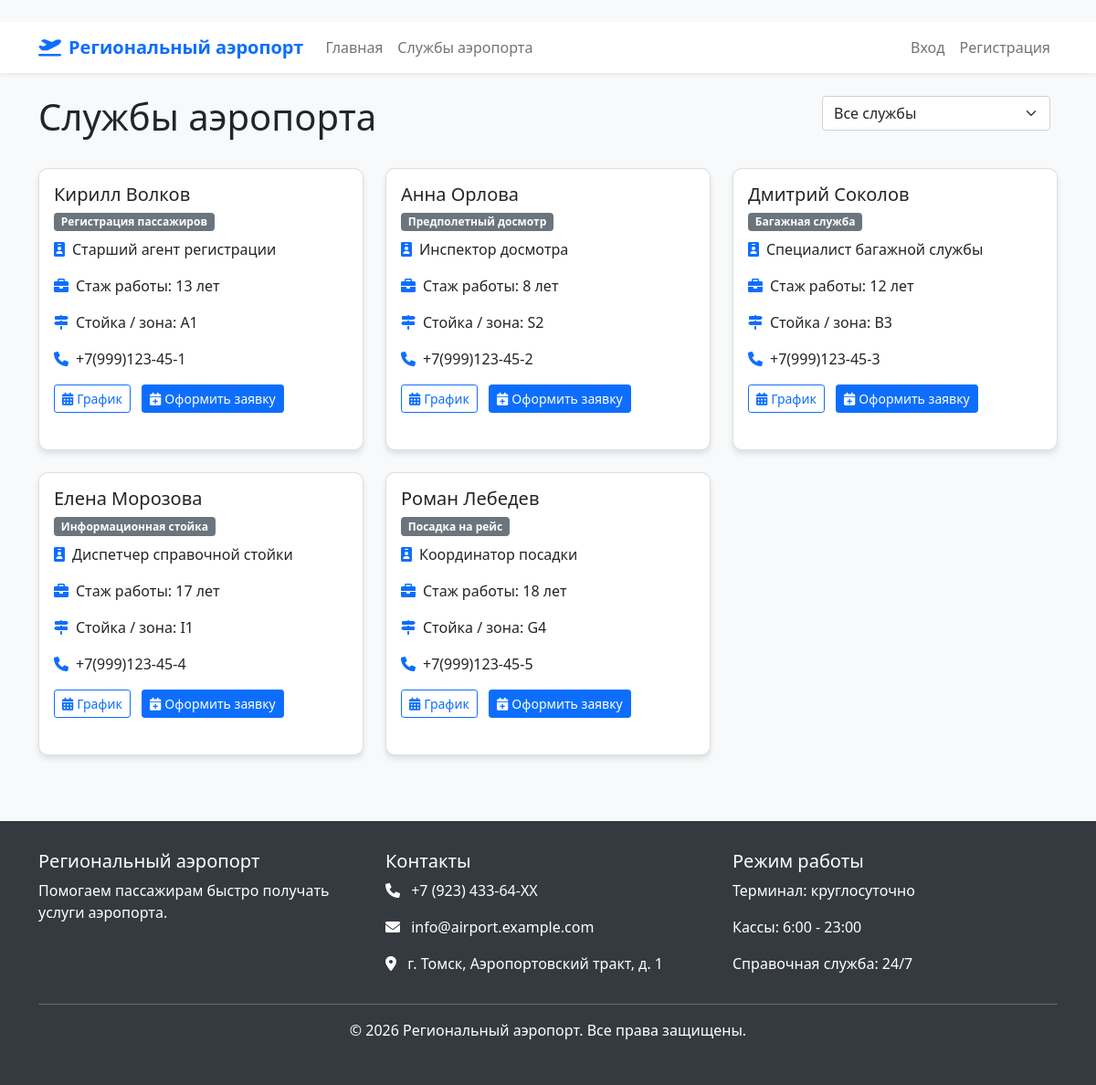
Page /services/ on the committed database.
### airport_app/models.py (models this page shows, shortened)
class Doctor(models.Model):
    SPECIALIZATION_CHOICES = [
        ('регистрация', 'Регистрация пассажиров'),
        ('досмотр', 'Предполетный досмотр'),
        ('багаж', 'Багажная служба'),
        ('информация', 'Информационная стойка'),
        ('посадка', 'Посадка на рейс'),
        ('грузовой терминал', 'Грузовой терминал'),
        ('медпункт', 'Медпункт аэропорта'),
        ('vip-зал', 'VIP-зал'),
        ('транспорт', 'Наземный транспорт'),
        ('авиакасса', 'Авиакасса'),
    ]
    user = models.OneToOneField(User, on_delete=models.CASCADE, related_name='doctor')
    specialization = models.CharField(max_length=50, choices=SPECIALIZATION_CHOICES)
    qualification = models.CharField(max_length=255)
    experience = models.PositiveIntegerField(help_text="Стаж работы в годах")
    office_number = models.CharField(max_length=10)
    phone_number = models.CharField(max_length=15)
    is_active = models.BooleanField(default=True)
    class Meta:
        verbose_name = "Сотрудник аэропорта"
        verbose_name_plural = "Сотрудники аэропорта"

### airport_app/views.py (the view)
# urls.py: path('services/', views.doctor_list, name='doctor_list'),
def doctor_list(request):
    specialization = request.GET.get('specialization', '')
    doctors = Doctor.objects.filter(is_active=True)
    if specialization:
        doctors = doctors.filter(specialization=specialization)
    active_specializations = set(Doctor.objects.filter(is_active=True).values_list('specialization', flat=True).distinct())
    specializations = [
        {'value': value, 'label': label}
        for value, label in Doctor.SPECIALIZATION_CHOICES
        if value in active_specializations
    ]
    context = {
        'doctors': doctors,
        'specializations': specializations,
        'selected_specialization': specialization,
    }
    return render(request, 'airport_app/doctor_list.html', context)

### airport_app/templates/airport_app/doctor_list.html (shortened to what this page needs)
﻿{% extends 'airport_app/base.html' %}
{% block content %}
<div class="d-flex justify-content-between align-items-center mb-4">
    <h1>Службы аэропорта</h1>
    <div>
        <form method="get" class="d-flex">
            <select name="specialization" class="form-select me-2" onchange="this.form.submit()">
                <option value="">Все службы</option>
            </select>
        </form>
    </div>
</div>
<div class="row">
    {% for doctor in doctors %}
    <div class="col-md-6 col-lg-4 mb-4">
        <div class="card doctor-card h-100">
            <div class="card-body">
                <h5 class="card-title">{{ doctor.user.get_full_name }}</h5>
                <span class="badge badge-specialization mb-2">{{ doctor.get_specialization_display }}</span>
                <p class="card-text">
                    <i class="fas fa-id-badge me-2 text-primary"></i>{{ doctor.qualification }}
                </p>
                <p class="card-text">
                    <i class="fas fa-briefcase me-2 text-primary"></i>Стаж работы: {{ doctor.experience }} лет
                </p>
                <p class="card-text">
                    <i class="fas fa-map-signs me-2 text-primary"></i>Стойка / зона: {{ doctor.office_number }}
                </p>
                <p class="card-text">
                    <i class="fas fa-phone me-2 text-primary"></i>{{ doctor.phone_number }}
                </p>
                <div class="mt-3">
                    <a href="{% url 'doctor_schedule' doctor.id %}" class="btn btn-outline-primary btn-sm me-2">
                        <i class="fas fa-calendar-alt me-1"></i>График
                    </a>
                    <a href="{% url 'create_appointment' doctor.id %}" class="btn btn-primary btn-sm">
                        <i class="fas fa-calendar-plus me-1"></i>Оформить заявку
                    </a>
                </div>
            </div>
        </div>
    </div>
    {% empty %}
    <div class="col-12">
        <div class="alert alert-info">
            <i class="fas fa-info-circle me-2"></i>Сотрудники выбранной службы не найдены.
        </div>
    </div>
    {% endfor %}
</div>
{% endblock %}

### airport_app/templates/airport_app/base.html (shortened to what this page needs)
﻿<!DOCTYPE html>
<html lang="ru">
<head>
    <link href="https://cdn.jsdelivr.net/npm/bootstrap@5.1.3/dist/css/bootstrap.min.css" rel="stylesheet">
    <link rel="stylesheet" href="https://cdnjs.cloudflare.com/ajax/libs/font-awesome/6.0.0/css/all.min.css">
</head>
<body>
    <nav class="navbar navbar-expand-lg navbar-light bg-white shadow-sm">
        <div class="container">
            <a class="navbar-brand" href="{% url 'index' %}">
                <i class="fas fa-plane-departure me-2"></i>Региональный аэропорт
            </a>
            <div class="collapse navbar-collapse" id="navbarNav">
                <ul class="navbar-nav me-auto">
                    <li class="nav-item">
                        <a class="nav-link" href="{% url 'index' %}">Главная</a>
                    </li>
                    <li class="nav-item">
                        <a class="nav-link" href="{% url 'doctor_list' %}">Службы аэропорта</a>
                    </li>
                </ul>
                <ul class="navbar-nav">
                    {% if user.is_authenticated %}
                        <li class="nav-item dropdown">
                            <a class="nav-link dropdown-toggle" href="#" id="navbarDropdown" role="button" data-bs-toggle="dropdown">
                                <i class="fas fa-user me-1"></i> {{ user.get_full_name|default:user.username }}
                            </a>
                            <ul class="dropdown-menu">
                                <li><a class="dropdown-item" href="#"><i class="fas fa-user-circle me-2"></i>Профиль</a></li>
                                <li><hr class="dropdown-divider"></li>
                                <li><a class="dropdown-item" href="{% url 'logout' %}"><i class="fas fa-sign-out-alt me-2"></i>Выйти</a></li>
                            </ul>
                        </li>
                    {% else %}
                        <li class="nav-item">
                            <a class="nav-link" href="{% url 'login' %}">Вход</a>
                        </li>
                        <li class="nav-item">
                            <a class="nav-link" href="{% url 'register_patient' %}">Регистрация</a>
                        </li>
                    {% endif %}
                </ul>
            </div>
        </div>
    </nav>
    <main class="container my-4">
        {% block content %}{% endblock %}
    </main>
    <footer class="footer">
        <div class="container">
            <div class="row">
                <div class="col-md-4">
                    <h5>Региональный аэропорт</h5>
                    <p>Помогаем пассажирам быстро получать услуги аэропорта.</p>
                </div>
                <div class="col-md-4">
                    <h5>Контакты</h5>
                    <p><i class="fas fa-phone me-2"></i> +7 (923) 433-64-XX</p>
                    <p><i class="fas fa-envelope me-2"></i> info@airport.example.com</p>
                    <p><i class="fas fa-map-marker-alt me-2"></i> г. Томск, Аэропортовский тракт, д. 1</p>
                </div>
                <div class="col-md-4">
                    <h5>Режим работы</h5>
                    <p>Терминал: круглосуточно</p>
                    <p>Кассы: 6:00 - 23:00</p>
                    <p>Справочная служба: 24/7</p>
                </div>
            </div>
            <hr class="bg-light">
            <div class="text-center">
                <p>&copy; {% now "Y" %} Региональный аэропорт. Все права защищены.</p>
            </div>
        </div>
    </footer>
</body>
</html>

### airport_app/templates/airport_app/base.html (style rules this page uses)
body { font-family: 'Segoe UI', Tahoma, Geneva, Verdana, sans-serif; background-color: #f8f9fa; }
.navbar-brand { font-weight: bold; color: #0d6efd !important; }
.card { border-radius: 10px; box-shadow: 0 4px 6px rgba(0, 0, 0, 0.1); margin-bottom: 1.5rem; transition: transform 0.3s; }
.badge-specialization { background-color: #6c757d; color: white; }
.footer { background-color: #343a40; color: white; padding: 2rem 0; margin-top: 3rem; }

### rows in the picture
Doctor: user.get_full_name "Кирилл Волков", specialization "Регистрация пассажиров", qualification "Старший агент регистрации", experience "13", office_number "A1", phone_number "+7(999)123-45-1"
Doctor: user.get_full_name "Анна Орлова", specialization "Предполетный досмотр", qualification "Инспектор досмотра", experience "8", office_number "S2", phone_number "+7(999)123-45-2"
Doctor: user.get_full_name "Дмитрий Соколов", specialization "Багажная служба", qualification "Специалист багажной службы", experience "12", office_number "B3", phone_number "+7(999)123-45-3"
Doctor: user.get_full_name "Елена Морозова", specialization "Информационная стойка", qualification "Диспетчер справочной стойки", experience "17", office_number "I1", phone_number "+7(999)123-45-4"
Doctor: user.get_full_name "Роман Лебедев", specialization "Посадка на рейс", qualification "Координатор посадки", experience "18", office_number "G4", phone_number "+7(999)123-45-5"
